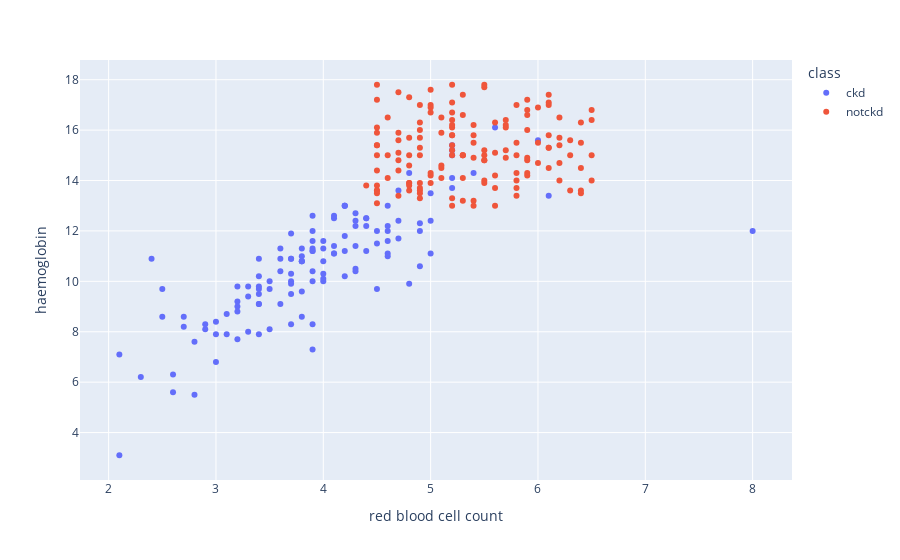
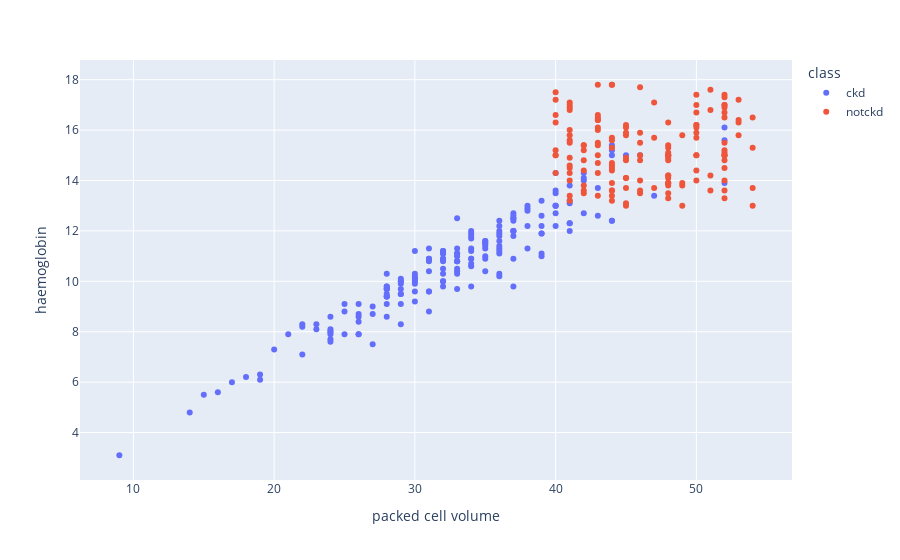

Notebook source saved alongside these figures, in order:
### Code cell
scatter('red blood cell count','haemoglobin')
scatter('packed cell volume','haemoglobin')

### Figure 1 — Plotly figure (JSON) as saved in the notebook; plotly's stock layout.template omitted (floating-point values rounded to 4 significant figures; data arrays with more than 128 entries replaced by an {"elided": "..."} marker saying what was removed)
{"data": [{"hovertemplate": "class=ckd<br>red blood cell count=%{x}<br>haemoglobin=%{y}<extra></extra>", "legendgroup": "ckd", "marker": {"color": "#636efa", "symbol": "circle"}, "mode": "markers", "name": "ckd", "orientation": "v", "showlegend": true, "type": "scatter", "x": {"elided": "250 float values"}, "xaxis": "x", "y": {"elided": "250 float values"}, "yaxis": "y"}, {"hovertemplate": "class=notckd<br>red blood cell count=%{x}<br>haemoglobin=%{y}<extra></extra>", "legendgroup": "notckd", "marker": {"color": "#EF553B", "symbol": "circle"}, "mode": "markers", "name": "notckd", "orientation": "v", "showlegend": true, "type": "scatter", "x": {"elided": "150 float values"}, "xaxis": "x", "y": {"elided": "150 float values"}, "yaxis": "y"}], "layout": {"autosize": true, "legend": {"title": {"text": "class"}, "tracegroupgap": 0}, "margin": {"t": 60}, "xaxis": {"anchor": "y", "autorange": true, "domain": [0, 1], "range": [1.731, 8.369], "title": {"text": "red blood cell count"}, "type": "linear"}, "yaxis": {"anchor": "x", "autorange": true, "domain": [0, 1], "range": [1.962, 18.94], "title": {"text": "haemoglobin"}, "type": "linear"}}}

### Figure 2 — Plotly figure (JSON) as saved in the notebook; plotly's stock layout.template omitted (floating-point values rounded to 4 significant figures; data arrays with more than 128 entries replaced by an {"elided": "..."} marker saying what was removed)
{"data": [{"hovertemplate": "class=ckd<br>packed cell volume=%{x}<br>haemoglobin=%{y}<extra></extra>", "legendgroup": "ckd", "marker": {"color": "#636efa", "symbol": "circle"}, "mode": "markers", "name": "ckd", "orientation": "v", "showlegend": true, "type": "scatter", "x": {"elided": "250 int values"}, "xaxis": "x", "y": {"elided": "250 float values"}, "yaxis": "y"}, {"hovertemplate": "class=notckd<br>packed cell volume=%{x}<br>haemoglobin=%{y}<extra></extra>", "legendgroup": "notckd", "marker": {"color": "#EF553B", "symbol": "circle"}, "mode": "markers", "name": "notckd", "orientation": "v", "showlegend": true, "type": "scatter", "x": {"elided": "150 int values"}, "xaxis": "x", "y": {"elided": "150 float values"}, "yaxis": "y"}], "layout": {"autosize": true, "legend": {"title": {"text": "class"}, "tracegroupgap": 0}, "margin": {"t": 60}, "xaxis": {"anchor": "y", "autorange": true, "domain": [0, 1], "range": [6.188, 56.81], "title": {"text": "packed cell volume"}, "type": "linear"}, "yaxis": {"anchor": "x", "autorange": true, "domain": [0, 1], "range": [1.962, 18.94], "title": {"text": "haemoglobin"}, "type": "linear"}}}
